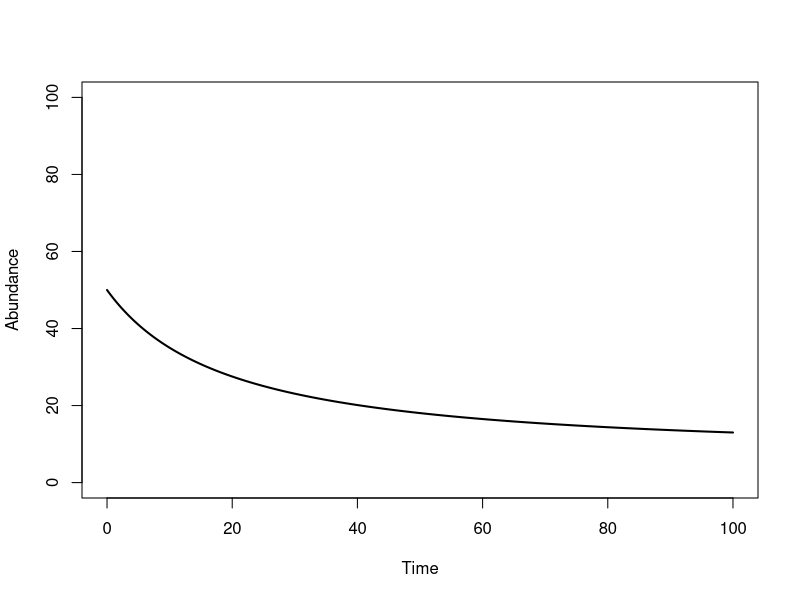
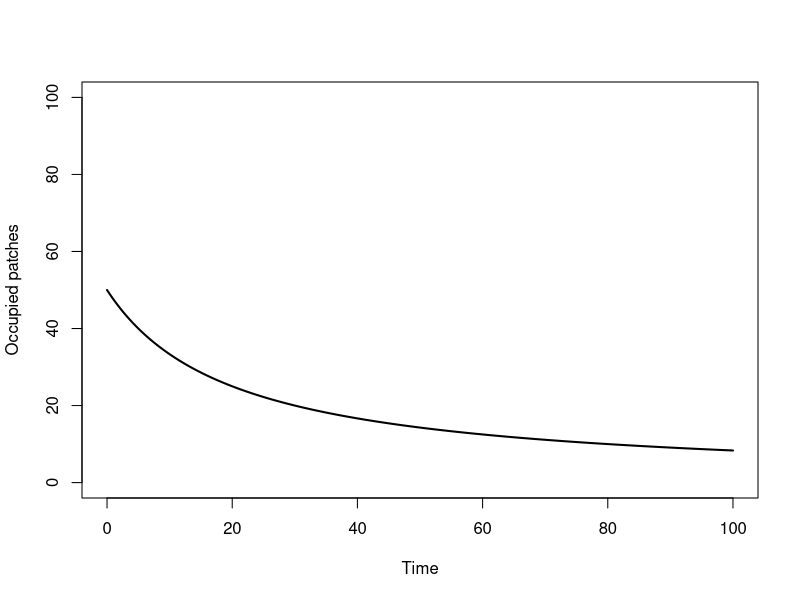
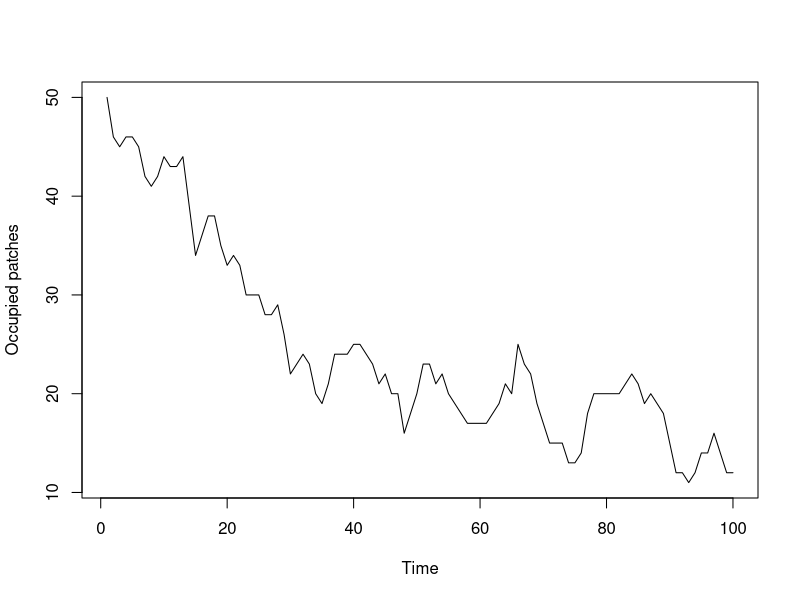

Here is the R script that generated these plots, in order:
## ---- chunk 1
library(deSolve) #ode solver
## ---- chunk 2
library(deSolve)
# parameters
pars <- c(m=0.11, e=0.1, K=100)

# initial state 
init <- c(N = 50)

# times to solve teh equation at
times <- seq(0, 100, by = 0.1)
## ---- chunk 3
meta_mod <- function(t, state, pars) {
  with(as.list(c(state, pars)), {
    d_N <- m*N*(1 - N/K) - e*N
    return(list(c(N = d_N)))
  })
}

#this line runs the model
meta_model <- ode(init, times, meta_mod, pars) 
## ---- chunk 4
plot(meta_model[,1], meta_model[,2], type='l', lwd=2, xlab="Time", ylab="Abundance", ylim=c(0,100))
## ---- chunk 5
meta2_mod <- function(t, state, pars) {
  with(as.list(c(state, pars)), {
    d_N <- m*N*(1 - N/K) - e*N #modify this model
    return(list(c(N = d_N)))
  })
}

#this line runs the model
pars <- c(m=0.1, e=0.1, K=100)
meta2_model <- ode(init, times, meta2_mod, pars) 

plot(meta2_model[,1], meta2_model[,2], type='l', lwd=2, xlab="Time", ylab="Occupied patches", ylim=c(0,100))
## ---- chunk 6


stoch_meta <- function(t_max, state, pars) {
  N.vec <- numeric(t_max)
  with(as.list(c(state, pars)), {
    N.vec[1] <- N #initial number of occupied sites
    for(i in 2:t_max) {
      Nmigrate <- rbinom(1, N.vec[i-1], m) #number of migrants
      Nnewocc  <- rbinom(1, Nmigrate, 1 - N.vec[i-1]/K) #number of migrants that land in unoccupied patches
      N.vec[i] <- rbinom(1, N.vec[i-1] + Nnewocc, 1 - e) #number of occupied patches that go extinct
    }
    return(N.vec)
  
  })
}

t_max <- 100 #how long to run simulation
pars <- c(m=0.1, e=0.075, K=100) 
init <- c(N = 50)
out <- stoch_meta(t_max, init, pars) 

plot(out, type='l', xlab="Time", ylab="Occupied patches")
## ---- chunk 7
#code here
